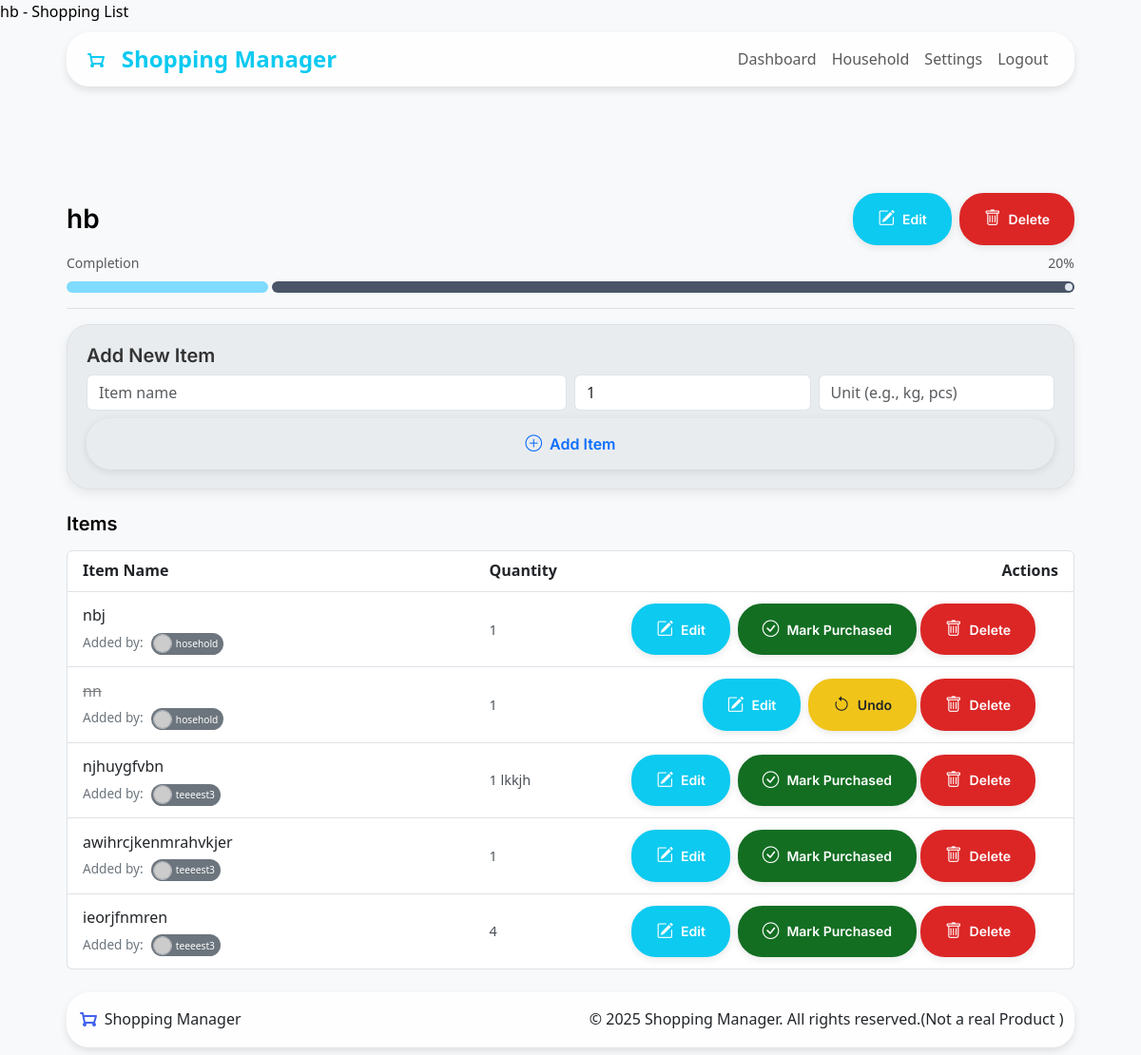
The page /shopping/list/6 (signed in) on the database as committed earlier.
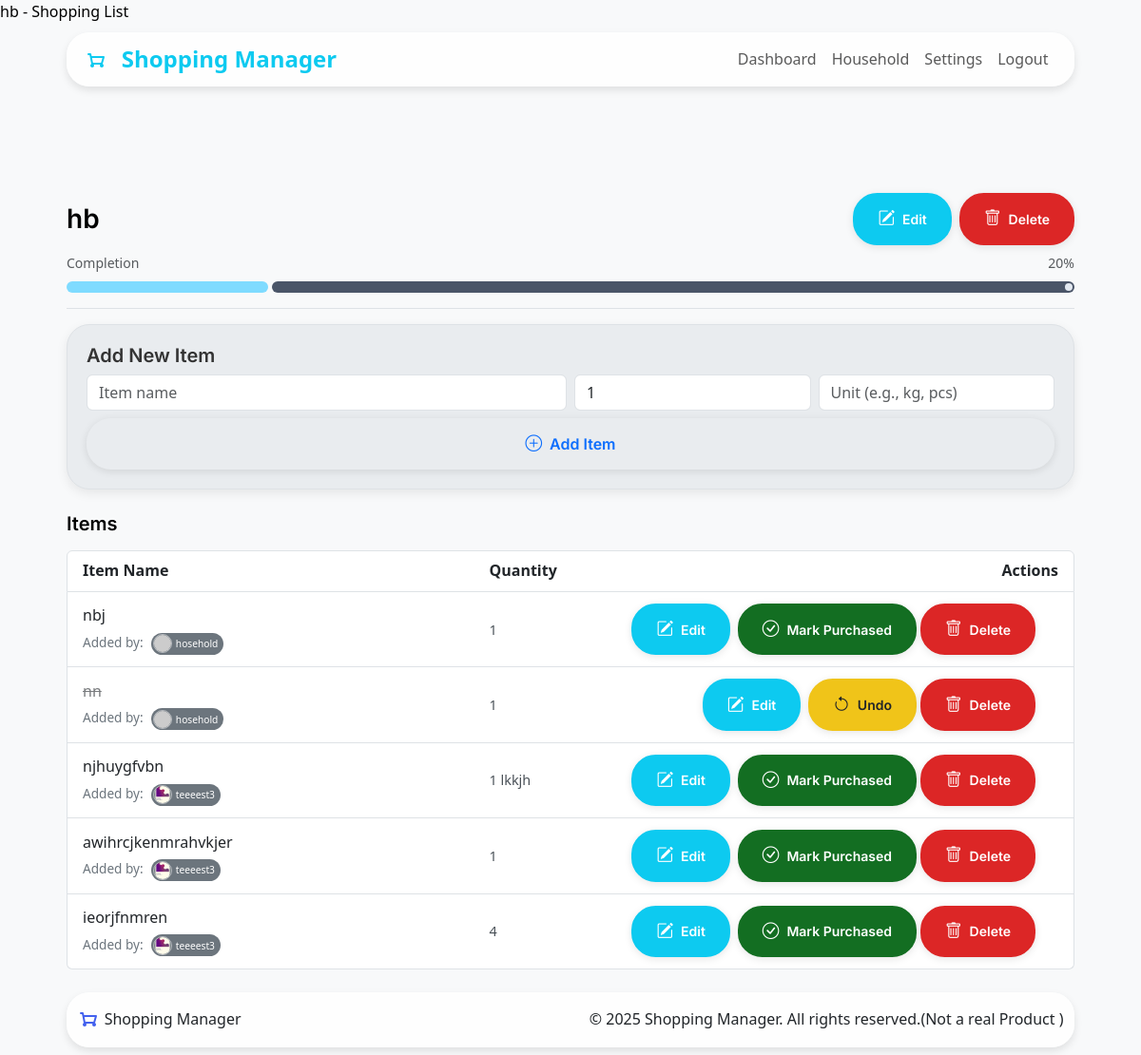
The same page on the database as committed later.
### app/models.py (models this page shows, shortened)
class ListItem(db.Model):
    __tablename__ = 'listitems'  # Explicitly set table name
    id = db.Column(db.Integer, primary_key=True)
    name = db.Column(db.String(100), nullable=False)
    quantity = db.Column(db.Integer, default=1)
    measure = db.Column(db.String(10), nullable=True, default='')
    shoppinglist_id = db.Column(db.Integer, db.ForeignKey('shoppinglists.id'), nullable=False)
    added_by_user_id = db.Column(db.Integer, db.ForeignKey('users.id'), nullable=False)
    added_at = db.Column(db.DateTime, default=datetime.now(timezone.utc))
    purchased = db.Column(db.Boolean, default=False)

class User(db.Model, UserMixin):
    __tablename__ = 'users'
    id = db.Column(db.Integer, primary_key=True)
    username = db.Column(db.String(80), unique=True, nullable=False)
    name = db.Column(db.String(80), nullable=False)
    password = db.Column(db.String(128), nullable=False)
    role = db.Column(db.String(20), default='member')
    avatar_url = db.Column(db.String(256), nullable=True)  # Can be DiceBear URL or local path
    household_id = db.Column(db.Integer, db.ForeignKey('households.id'))
    household = db.relationship('Household', back_populates='members', foreign_keys=[household_id])
    administered_household = db.relationship('Household', back_populates='admin',
                                            foreign_keys='Household.admin_id', uselist=False)
    created_lists = db.relationship('ShoppingList', backref='creator', lazy=True)
    added_items = db.relationship('ListItem', backref='added_by', lazy=True)
    activities = db.relationship('ActivityLog', backref='user', lazy=True)

### app/shopping_lists/routes.py (the view, shortened to what this page needs)
@shoppinglist_bp.route('/list/<int:list_id>', methods=['GET', 'POST'])
@login_required
def view_list(list_id):
    shopping_list = ShoppingListModel.query.get_or_404(list_id)
    if not current_user.household or shopping_list.household_id != current_user.household_id:
        if request.accept_mimetypes.accept_json and not request.accept_mimetypes.accept_html:
             return jsonify({"success": False, "message": "Forbidden"}), 403
        abort(403)
    item_form = AddItemForm()
    items = ListItemModel.query.filter_by(shoppinglist_id=list_id).order_by(ListItemModel.added_at.asc()).all()
    total_items = len(items)
    purchased_items = sum(1 for item in items if item.purchased)
    completion_percentage = (purchased_items / total_items) * 100 if total_items > 0 else 0
    return render_template('shopping/view_list.html',
                        title=shopping_list.name,
                        shopping_list=shopping_list,
                        items=items,
                        item_form=item_form,
                        completion_percentage=completion_percentage)

### app/shopping_lists/forms.py
class AddItemForm(FlaskForm):
    name = StringField('Item Name', validators=[DataRequired("You must choose a name"), Length(min=2, max=100)])
    quantity = IntegerField('Quantity', default=1)
    measure = StringField('Measure', validators=[Length(min=1, max=5)])
    submit = SubmitField('Add Item')

### templates/shopping/view_list.html (shortened to what the changed rows need)
{% extends "base.html" %}
{% block content %}
<div class="container mt-4">
    <div class="list-header mb-3 border-bottom pb-2">
        <div class="d-flex flex-wrap justify-content-between align-items-center mb-2">
            <h1 class="h3 mb-0 text-truncate me-3" style="max-width: 60%;">{{ shopping_list.name }}</h1>
        </div>
        {% set percentage = completion_percentage | default(0) %}
             {% set gap_width_px = 4 %}
                 {% set unfilled_width_expression = "100% - " ~ percentage ~ "%" %}
                 {% if percentage > 0 and percentage < 100 %}
                     {% set unfilled_width_expression = unfilled_width_expression ~ " - " ~ gap_width_px ~ "px" %}
                 {% endif %}
    </div>
    <div id="listItemsContainer">
        <h2 class="h5 mb-3">Items</h2>
        <ul class="list-group" id="itemList">
            {% for item in items %}
            <li class="list-group-item item-row {% if item.purchased %}item-purchased{% endif %}" data-item-id="{{ item.id }}">
                <div class="row w-100 align-items-center gy-2">
                    <div class="col-md-5 col-12 item-name-column">
                        <div class="item-name-line">
                            <span class="item-name editable {% if item.purchased %}text-decoration-line-through{% endif %}" style="cursor: pointer;">
                                {{ item.name }}
                            </span>
                        </div>
                        {%  if item.added_by.name %}
                        <small class="item-details-text d-block mt-1">
                            Added by:
                            <span class="added-by-pill bg-secondary">
                                {% if item.added_by.avatar_url %}
                                {% if item.added_by.avatar_url.startswith('http') %}
                               <img src="{{ item.added_by.avatar_url }}" alt="{{ item.added_by.name }}'s avatar" class="profile-pic-thumb">
                                {% else %}
                               <img src="{{ item.added_by.avatar_url }}" alt="{{ item.added_by.name }}'s avatar" class="profile-pic-thumb">
                                {% endif %}
                                {% else %}
                                <img src="https://api.dicebear.com/7.x/initials/svg?seed={{ item.added_by.name }}" alt="Default avatar" class="profile-pic-thumb">
                                {% endif %}
                                <span class="added-by-name">{{ item.added_by.name | default('You') }}</span>
                            </span>
                        </small>
                        {% endif %}
                    </div>
                    <div class="col-md-3 col-6 item-quantity-column d-none d-md-block">
                        {% if item.quantity or item.measure %}
                            <span class="item-quantity-measure">
                                {{ item.quantity if item.quantity is not none else '1' }} {{ item.measure }}
                            </span>
                        {% else %}
                            <span class="item-quantity-measure text-muted">-</span>
                        {% endif %}
                    </div>
                    <div class="col-md-4 col-12 item-actions-column">
                        <a href="{{ url_for('shoppinglist_bp.edit_item', item_id=item.id) }}" class="btn btn-sm btn-primary">
                            <i class="bi bi-pencil-square"></i><span class="button-text"> Edit</span>
                        </a>
                        <form method="post" action="{{ url_for('shoppinglist_bp.toggle_purchase', item_id=item.id) }}" style="display: inline-block;" class="toggle-purchase-form ajax-form">
                            <button type="submit" class="btn btn-sm {% if item.purchased %} btn-warning {% else %} btn-success {% endif %} toggle-purchase-btn" data-item-id="{{ item.id }}">
                                {% if item.purchased %}<i class="bi bi-arrow-counterclockwise"></i><span class="button-text"> Undo</span> {% else %} <i class="bi bi-check-circle"></i><span class="button-text"> Mark Purchased</span> {% endif %}
                            </button>
                        </form>
                        <button type="button" class="btn btn-sm btn-danger"
                                data-bs-toggle="modal" data-bs-target="#confirmModal"
                                data-modal-title="Confirm Item Deletion"
                                data-modal-body="Are you sure you want to delete the item '{{ item.name | escape }}'?"
                                data-modal-confirm-text="Delete Item" data-modal-confirm-class="btn-danger"
                                data-action-url="{{ url_for('shoppinglist_bp.delete_item', item_id=item.id) }}"
                                data-target-element-selector="li[data-item-id='{{ item.id }}']">
                            <i class="bi bi-trash"></i><span class="button-text"> Delete</span>
                        </button>
                    </div>
                </div>
            </li>
            {% else %}
             <li class="list-group-item text-center text-muted" id="emptyListPlaceholder">
                 This list is empty. Add some items using the form above!
             </li>
            {% endfor %}
        </ul>
    </div>
</div>
{% endblock %}

Rows that differ between the two databases and show on the page:
changed through a linked row, ListItem "njhuygfvbn": added_by.avatar_url: picture added; avatar_url: picture removed
changed through a linked row, ListItem "awihrcjkenmrahvkjer": added_by.avatar_url: picture added; avatar_url: picture removed
changed through a linked row, ListItem "ieorjfnmren": added_by.avatar_url: picture added; avatar_url: picture removed
